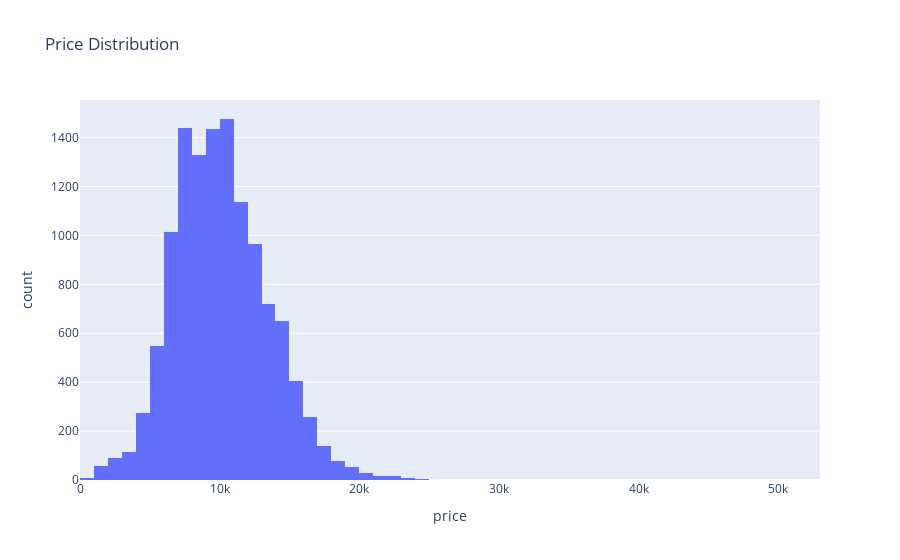

The notebook cell saved with this chart:
### Markdown cell above
## Visualization

### Code cell
# histogram
fig = px.histogram(df, x='price', nbins=100, title='Price Distribution')
fig.show()

### Figure 1 — Plotly figure (JSON) as saved in the notebook; plotly's stock layout.template omitted (floating-point values rounded to 4 significant figures; data arrays with more than 128 entries replaced by an {"elided": "..."} marker saying what was removed)
{"data": [{"alignmentgroup": "True", "bingroup": "x", "hovertemplate": "price=%{x}<br>count=%{y}<extra></extra>", "legendgroup": "", "marker": {"color": "#636efa", "pattern": {"shape": ""}}, "name": "", "nbinsx": 100, "offsetgroup": "", "orientation": "v", "showlegend": false, "type": "histogram", "x": {"elided": "12268 int values"}, "xaxis": "x", "yaxis": "y"}], "layout": {"barmode": "relative", "legend": {"tracegroupgap": 0}, "title": {"text": "Price Distribution"}, "xaxis": {"anchor": "y", "domain": [0, 1], "title": {"text": "price"}}, "yaxis": {"anchor": "x", "domain": [0, 1], "title": {"text": "count"}}}}
